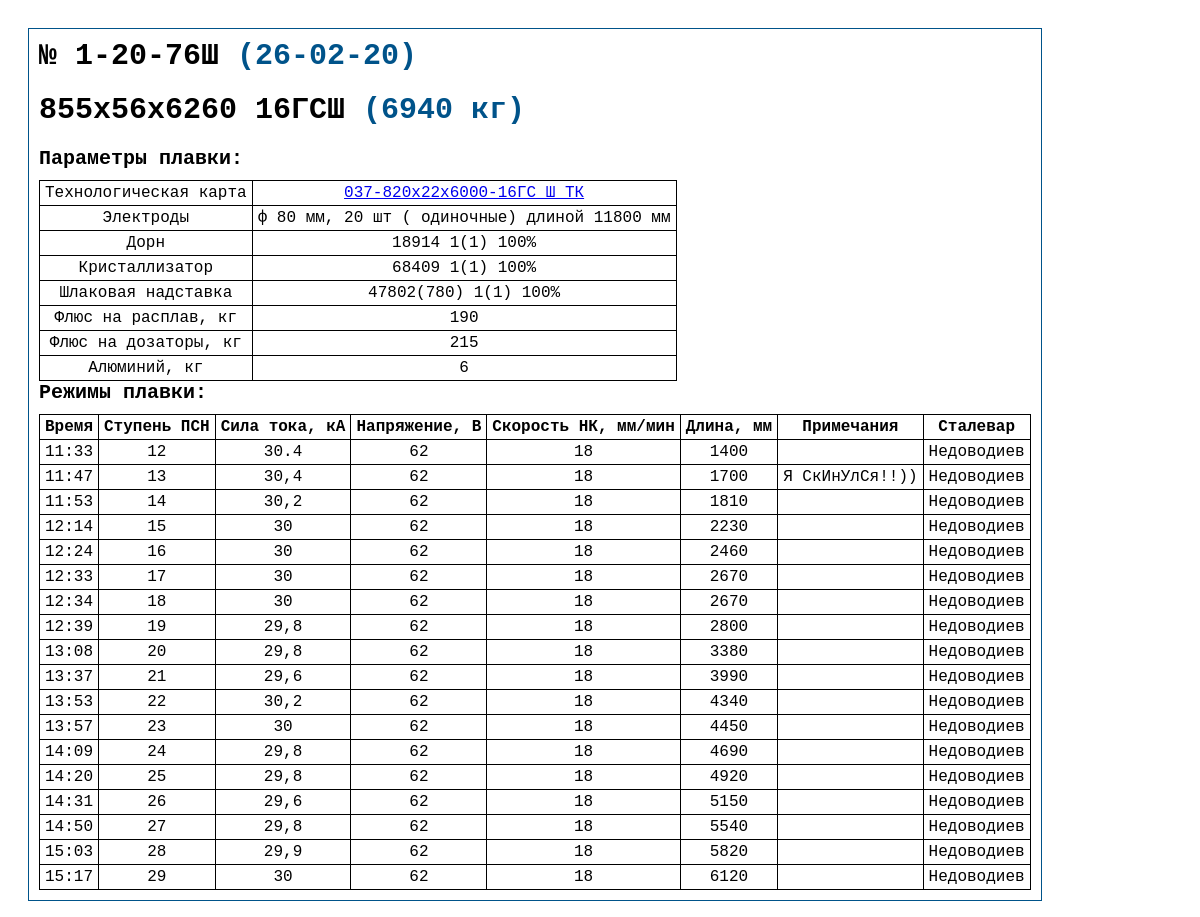
The app's page /user_page/controller/show_real_casting.php?real_casting_number=1-20-76 (signed in) with its own data.
### tables this page shows
CREATE TABLE `smelting` (
  `id` int(11) NOT NULL AUTO_INCREMENT,
  `num_order` varchar(100) NOT NULL,
  `size` varchar(100) NOT NULL,
  `steel` varchar(100) NOT NULL,
  `weight_tube` varchar(100) NOT NULL,
  `casting_number` varchar(100) NOT NULL,
  `size_casting_plan` varchar(100) NOT NULL,
  `weight_casting_plan` varchar(100) NOT NULL,
  `d_max_casting` varchar(100) NOT NULL,
  `d_min_casting` varchar(100) NOT NULL,
  `s_max_casting` varchar(100) NOT NULL,
  `s_min_casting` varchar(100) NOT NULL,
  `l_casting` varchar(100) NOT NULL,
  `curvature_casting` varchar(100) NOT NULL,
  `size_casting_fact` varchar(100) NOT NULL,
  `weight_casting_fact` varchar(100) NOT NULL,
  `i_average` varchar(100) NOT NULL,
  `u_average` varchar(100) NOT NULL,
  `r_average` varchar(100) NOT NULL,
  `p_average` varchar(100) NOT NULL,
  `p_w_average` varchar(100) NOT NULL,
  `start_smelting` varchar(100) NOT NULL,
  `end_smelting` varchar(100) NOT NULL,
  `notes` varchar(5000) NOT NULL,
  `furnace_num` varchar(1000) NOT NULL,
  `d_electrod` varchar(100) NOT NULL,
  `q_electrod` varchar(100) NOT NULL,
  `l_electrod` varchar(100) NOT NULL,
  `electrod_config` varchar(100) NOT NULL,
  `slag_start` varchar(100) NOT NULL,
  `slag_doz` varchar(100) NOT NULL,
  `alumin` varchar(100) NOT NULL,
  `year_num` varchar(1000) NOT NULL,
  `inventory_dorn` varchar(100) NOT NULL,
  `inventory_crist` varchar(100) NOT NULL,
  `inventory_slag` varchar(100) NOT NULL,
  `user` varchar(300) NOT NULL,
  `is_card` varchar(1000) NOT NULL,
  `is_pt_snap` varchar(2000) NOT NULL,
  `real_casting_number` varchar(300) NOT NULL,
  `time_casting` varchar(1000) NOT NULL,
  `casting_date` varchar(500) NOT NULL,
  `worker` varchar(300) NOT NULL,
  `v_average` varchar(300) NOT NULL,
  `kz_casting` varchar(300) NOT NULL,
  PRIMARY KEY (`id`)
);

CREATE TABLE `cards` (
  `id` int(11) NOT NULL AUTO_INCREMENT,
  `card_name` varchar(300) NOT NULL,
  `itog_i` varchar(300) NOT NULL,
  `itog_i_start` varchar(300) NOT NULL,
  `itog_i_start_end` varchar(300) NOT NULL,
  `itog_i_normal_start` varchar(300) NOT NULL,
  `itog_i_normal_end` varchar(300) NOT NULL,
  `itog_i_normal_start_st` varchar(300) NOT NULL,
  `itog_i_normal_start_end` varchar(300) NOT NULL,
  `itog_u` varchar(300) NOT NULL,
  `itog_u_min` varchar(300) NOT NULL,
  `itog_u_max` varchar(300) NOT NULL,
  `itog_casting` varchar(300) NOT NULL,
  `itog_d_el` varchar(300) NOT NULL,
  `itog_q_el` varchar(300) NOT NULL,
  `itog_len_el` varchar(300) NOT NULL,
  `itog_r_slag` varchar(300) NOT NULL,
  `itog_doz_slag` varchar(300) NOT NULL,
  `itog_alum` varchar(300) NOT NULL,
  `itog_dorn` varchar(300) NOT NULL,
  `itog_dorn_num` varchar(300) NOT NULL,
  `itog_crist` varchar(300) NOT NULL,
  `itog_crist_num` varchar(300) NOT NULL,
  `itog_slag_remelt` varchar(300) NOT NULL,
  `itog_slag_remelt_num` varchar(300) NOT NULL,
  `itog_doza` varchar(300) NOT NULL,
  `itog_v_start` varchar(300) NOT NULL,
  `itog_v` varchar(300) NOT NULL,
  `itog_user` varchar(300) NOT NULL,
  `card_name_bottom` varchar(300) NOT NULL,
  `itog_steel` varchar(300) NOT NULL,
  `itog_horda` varchar(300) NOT NULL,
  PRIMARY KEY (`id`)
);

CREATE TABLE `remelting_modes` (
  `id` int(11) NOT NULL AUTO_INCREMENT,
  `real_casting_number` varchar(300) NOT NULL,
  `real_time` varchar(300) NOT NULL,
  `i_casting` varchar(300) NOT NULL,
  `u_casting` varchar(300) NOT NULL,
  `psn_casting` varchar(300) NOT NULL,
  `notes` varchar(300) NOT NULL,
  `speed_casting` varchar(300) NOT NULL,
  `user` varchar(300) NOT NULL,
  `length_casting` varchar(300) NOT NULL,
  PRIMARY KEY (`id`)
);

### user_page/controller/show_real_casting.php (the view, shortened to what this page needs)
<?php
require_once "../../scripts/database_connect.php";
$real_casting_number = $_GET["real_casting_number"];
$sql_about_casting = "SELECT
inventory_dorn,
inventory_crist,
inventory_slag,
size_casting_fact,
weight_casting_fact,
curvature_casting,
d_electrod,
q_electrod,
l_electrod,
electrod_config,
slag_start,
slag_doz,
alumin,
is_card,
casting_date,
steel,
is_card,
notes
FROM smelting WHERE real_casting_number='{$real_casting_number}'";
$result_about_casting = mysqli_query($link, $sql_about_casting);
$row_about_casting = mysqli_fetch_array($result_about_casting);
$is_card = $row_about_casting["is_card"];
$sql_card = "SELECT card_name FROM cards WHERE id=$is_card";
$result_card = mysqli_query($link, $sql_card);
$row_card = mysqli_fetch_array($result_card);
$card_name = $row_card["card_name"];
?>
<div class="casting">
<h2>№ <?php echo $real_casting_number;?>Ш <span>(<?php echo $row_about_casting["casting_date"];?>)</span></h2>
<h3><?php echo $row_about_casting["size_casting_fact"];?> <?php echo $row_about_casting["steel"];?> <span>(<?php echo $row_about_casting["weight_casting_fact"];?> кг)</span></h3>
<p>Параметры плавки:</p>
<table>
	<tr>
		<td>Технологическая карта</td>
		<td><a target="_blank" href="../pt_scripts/show_card_for_order.php?id_card=<?php echo $row_about_casting["is_card"];?>"><?php echo $card_name;?></a></td>
	</tr>
	<tr>
		<td>Электроды</td>
		<td>ф <?php echo $row_about_casting["d_electrod"];?> мм,
		<?php echo $row_about_casting["q_electrod"];?> шт (
		<?php echo $row_about_casting["electrod_config"];?>) длиной
		<?php echo $row_about_casting["l_electrod"];?> мм
		</td>
	</tr>
	<tr>
		<td>Дорн</td>
		<td><?php echo $row_about_casting["inventory_dorn"];?></td>
	</tr>
	<tr>
		<td>Кристаллизатор</td>
		<td><?php echo $row_about_casting["inventory_crist"];?></td>
	</tr>
	<tr>
		<td>Шлаковая надставка</td>
		<td><?php echo $row_about_casting["inventory_slag"];?></td>
	</tr>
	<tr>
		<td>Флюс на расплав, кг</td>
		<td><?php echo $row_about_casting["slag_start"];?></td>
	</tr>
	<tr>
		<td>Флюс на дозаторы, кг</td>
		<td><?php echo $row_about_casting["slag_doz"];?></td>
	</tr>
	<tr>
		<td>Алюминий, кг</td>
		<td><?php echo $row_about_casting["alumin"];?></td>
	</tr>
<table>
<p>Режимы плавки:</p>
<table>
	<tr>
		<th>Время</th>
		<th>Ступень ПСН</th>
		<th>Сила тока, кА</th>
		<th>Напряжение, В</th>
		<th>Скорость НК, мм/мин</th>
		<th>Длина, мм</th>
		<th>Примечания</th>
		<th>Сталевар</th>
	</tr>
<?php
$sql_real_casting = "SELECT
real_time,
i_casting,
u_casting,
psn_casting,
notes,
speed_casting,
user,
length_casting
FROM remelting_modes
WHERE real_casting_number='{$real_casting_number}'
ORDER BY id";
$result_real_casting = mysqli_query($link, $sql_real_casting);
while ($row_real_casting = mysqli_fetch_array($result_real_casting)) {
	echo "<tr>";
	echo "<td>".$row_real_casting["real_time"]."</td>";
	echo "<td>".$row_real_casting["psn_casting"]."</td>";
	echo "<td>".$row_real_casting["i_casting"]."</td>";
	echo "<td>".$row_real_casting["u_casting"]."</td>";
	echo "<td>".$row_real_casting["speed_casting"]."</td>";
	echo "<td>".$row_real_casting["length_casting"]."</td>";
	echo "<td>".$row_real_casting["notes"]."</td>";
	echo "<td>".$row_real_casting["user"]."</td>";
	echo "</tr>";
};
?>
</table>
</div>

### user_page/controller/show_real_casting.php (style rules this page uses)
.casting { display: inline-block; margin: 20px; padding: 10px; border: 1px solid rgba(0, 83, 138, 1); }
h2, h3 { margin: 0; padding: 0; font-family: "courier new"; font-size: 30px; font-weight: bold; margin-bottom: 20px; }
p { margin: 0; padding: 0; font-family: "courier new"; font-size: 20px; font-weight: bold; margin-bottom: 10px; }
span { color: rgba(0, 83, 138, 1); }
table { margin: 0; padding: 0; border-collapse: collapse; text-align: center; }
td, th { border: 1px solid black; padding: 3px 5px; font-family: "courier new"; font-size: 16px; }

### records on screen
smelting: casting_date "26-02-20", size_casting_fact "855х56х6260", steel "16ГСШ", weight_casting_fact "6940", d_electrod "80", q_electrod "20", electrod_config "одиночные", l_electrod "11800", inventory_dorn "18914 1(1) 100%", inventory_crist "68409 1(1) 100%", inventory_slag "47802(780) 1(1) 100%", slag_start "190", slag_doz "215", alumin "6"
cards: card_name "037-820х22х6000-16ГС Ш ТК"
remelting_modes: real_time "11:33", psn_casting "12", i_casting "30.4", u_casting "62", speed_casting "18", length_casting "1400", user "Недоводиев"
remelting_modes: real_time "11:47", psn_casting "13", i_casting "30,4", u_casting "62", speed_casting "18", length_casting "1700", notes "Я СкИнУлСя!!))", user "Недоводиев"
remelting_modes: real_time "11:53", psn_casting "14", i_casting "30,2", u_casting "62", speed_casting "18", length_casting "1810", user "Недоводиев"
remelting_modes: real_time "12:14", psn_casting "15", i_casting "30", u_casting "62", speed_casting "18", length_casting "2230", user "Недоводиев"
remelting_modes: real_time "12:24", psn_casting "16", i_casting "30", u_casting "62", speed_casting "18", length_casting "2460", user "Недоводиев"
remelting_modes: real_time "12:33", psn_casting "17", i_casting "30", u_casting "62", speed_casting "18", length_casting "2670", user "Недоводиев"
remelting_modes: real_time "12:34", psn_casting "18", i_casting "30", u_casting "62", speed_casting "18", length_casting "2670", user "Недоводиев"
remelting_modes: real_time "12:39", psn_casting "19", i_casting "29,8", u_casting "62", speed_casting "18", length_casting "2800", user "Недоводиев"
remelting_modes: real_time "13:08", psn_casting "20", i_casting "29,8", u_casting "62", speed_casting "18", length_casting "3380", user "Недоводиев"
remelting_modes: real_time "13:37", psn_casting "21", i_casting "29,6", u_casting "62", speed_casting "18", length_casting "3990", user "Недоводиев"
remelting_modes: real_time "13:53", psn_casting "22", i_casting "30,2", u_casting "62", speed_casting "18", length_casting "4340", user "Недоводиев"
remelting_modes: real_time "13:57", psn_casting "23", i_casting "30", u_casting "62", speed_casting "18", length_casting "4450", user "Недоводиев"
remelting_modes: real_time "14:09", psn_casting "24", i_casting "29,8", u_casting "62", speed_casting "18", length_casting "4690", user "Недоводиев"
remelting_modes: real_time "14:20", psn_casting "25", i_casting "29,8", u_casting "62", speed_casting "18", length_casting "4920", user "Недоводиев"
remelting_modes: real_time "14:31", psn_casting "26", i_casting "29,6", u_casting "62", speed_casting "18", length_casting "5150", user "Недоводиев"
remelting_modes: real_time "14:50", psn_casting "27", i_casting "29,8", u_casting "62", speed_casting "18", length_casting "5540", user "Недоводиев"
remelting_modes: real_time "15:03", psn_casting "28", i_casting "29,9", u_casting "62", speed_casting "18", length_casting "5820", user "Недоводиев"
remelting_modes: real_time "15:17", psn_casting "29", i_casting "30", u_casting "62", speed_casting "18", length_casting "6120", user "Недоводиев"

### other values on screen
$real_casting_number "1-20-76"
